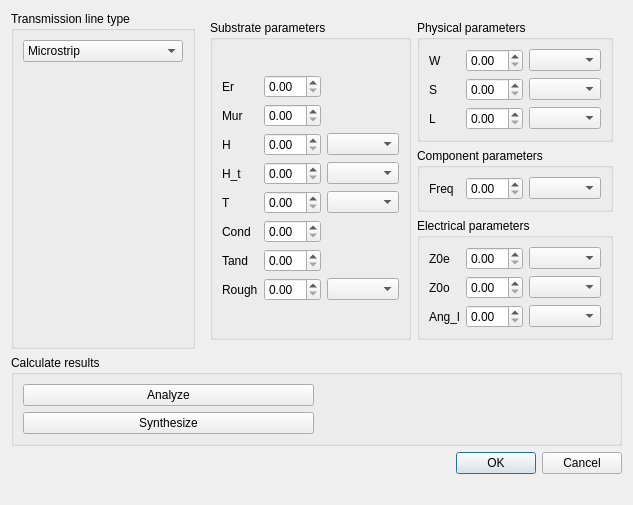
<?xml version="1.0" encoding="UTF-8"?>
<ui version="4.0">
 <class>TransmissionDialog</class>
 <widget class="QDialog" name="TransmissionDialog">
  <property name="geometry">
   <rect>
    <x>0</x>
    <y>0</y>
    <width>612</width>
    <height>458</height>
   </rect>
  </property>
  <property name="windowTitle">
   <string>Transmission Line Calculation</string>
  </property>
  <layout class="QVBoxLayout" name="verticalLayout_7">
   <item>
    <layout class="QHBoxLayout" name="horizontalLayout">
     <item>
      <widget class="QGroupBox" name="groupType">
       <property name="title">
        <string>Transmission line type</string>
       </property>
       <layout class="QVBoxLayout" name="verticalLayout">
        <item>
         <widget class="QComboBox" name="comboType">
          <item>
           <property name="text">
            <string>Microstrip</string>
           </property>
          </item>
          <item>
           <property name="text">
            <string>Rectangular waveguide</string>
           </property>
          </item>
          <item>
           <property name="text">
            <string>Coaxial line</string>
           </property>
          </item>
          <item>
           <property name="text">
            <string>Coupled microstrip</string>
           </property>
          </item>
         </widget>
        </item>
        <item>
         <widget class="QLabel" name="pixType">
          <property name="text">
           <string/>
          </property>
         </widget>
        </item>
       </layout>
      </widget>
     </item>
     <item>
      <widget class="QStackedWidget" name="stackedWidget">
       <property name="currentIndex">
        <number>3</number>
       </property>
       <widget class="QWidget" name="pageMicrostrip">
        <layout class="QHBoxLayout" name="horizontalLayout_3">
         <item>
          <widget class="QGroupBox" name="groupSubstrate">
           <property name="title">
            <string>Substrate parameters</string>
           </property>
           <layout class="QVBoxLayout" name="verticalLayout_3">
            <item>
             <layout class="QGridLayout" name="gridLayout">
              <item row="0" column="1">
               <widget class="QDoubleSpinBox" name="doubleSpinBox"/>
              </item>
              <item row="7" column="1">
               <widget class="QDoubleSpinBox" name="doubleSpinBox_3"/>
              </item>
              <item row="4" column="1">
               <widget class="QDoubleSpinBox" name="doubleSpinBox_4"/>
              </item>
              <item row="1" column="1">
               <widget class="QDoubleSpinBox" name="doubleSpinBox_8"/>
              </item>
              <item row="2" column="1">
               <widget class="QDoubleSpinBox" name="doubleSpinBox_2"/>
              </item>
              <item row="3" column="1">
               <widget class="QDoubleSpinBox" name="doubleSpinBox_7"/>
              </item>
              <item row="5" column="1">
               <widget class="QDoubleSpinBox" name="doubleSpinBox_6"/>
              </item>
              <item row="6" column="1">
               <widget class="QDoubleSpinBox" name="doubleSpinBox_5"/>
              </item>
              <item row="2" column="2">
               <widget class="QComboBox" name="comboBox_2"/>
              </item>
              <item row="3" column="2">
               <widget class="QComboBox" name="comboBox_3"/>
              </item>
              <item row="4" column="2">
               <widget class="QComboBox" name="comboBox_4"/>
              </item>
              <item row="7" column="2">
               <widget class="QComboBox" name="comboBox_5"/>
              </item>
              <item row="1" column="0">
               <widget class="QLabel" name="label_5">
                <property name="text">
                 <string>Mur</string>
                </property>
               </widget>
              </item>
              <item row="0" column="0">
               <widget class="QLabel" name="label_6">
                <property name="text">
                 <string>Er</string>
                </property>
               </widget>
              </item>
              <item row="2" column="0">
               <widget class="QLabel" name="label_7">
                <property name="text">
                 <string>H</string>
                </property>
               </widget>
              </item>
              <item row="3" column="0">
               <widget class="QLabel" name="label_8">
                <property name="text">
                 <string>H_t</string>
                </property>
               </widget>
              </item>
              <item row="4" column="0">
               <widget class="QLabel" name="label_9">
                <property name="text">
                 <string>T</string>
                </property>
               </widget>
              </item>
              <item row="5" column="0">
               <widget class="QLabel" name="label_10">
                <property name="text">
                 <string>Cond</string>
                </property>
               </widget>
              </item>
              <item row="6" column="0">
               <widget class="QLabel" name="label_11">
                <property name="text">
                 <string>Tand</string>
                </property>
               </widget>
              </item>
              <item row="7" column="0">
               <widget class="QLabel" name="label_12">
                <property name="text">
                 <string>Rough</string>
                </property>
               </widget>
              </item>
             </layout>
            </item>
           </layout>
          </widget>
         </item>
         <item>
          <layout class="QVBoxLayout" name="verticalLayout_6">
           <item>
            <widget class="QGroupBox" name="groupPhysical">
             <property name="title">
              <string>Physical parameters</string>
             </property>
             <layout class="QVBoxLayout" name="verticalLayout_4">
              <item>
               <layout class="QGridLayout" name="gridLayout_3">
                <item row="0" column="1">
                 <widget class="QDoubleSpinBox" name="doubleSpinBox_13"/>
                </item>
                <item row="1" column="1">
                 <widget class="QDoubleSpinBox" name="doubleSpinBox_12"/>
                </item>
                <item row="0" column="0">
                 <widget class="QLabel" name="label_13">
                  <property name="text">
                   <string>W</string>
                  </property>
                 </widget>
                </item>
                <item row="1" column="0">
                 <widget class="QLabel" name="label_15">
                  <property name="text">
                   <string>L</string>
                  </property>
                 </widget>
                </item>
                <item row="0" column="2">
                 <widget class="QComboBox" name="comboBox_6"/>
                </item>
                <item row="1" column="2">
                 <widget class="QComboBox" name="comboBox_8"/>
                </item>
               </layout>
              </item>
             </layout>
            </widget>
           </item>
           <item>
            <widget class="QGroupBox" name="groupComponent">
             <property name="title">
              <string>Component parameters</string>
             </property>
             <layout class="QVBoxLayout" name="verticalLayout_5">
              <item>
               <layout class="QGridLayout" name="gridLayout_4">
                <item row="0" column="1">
                 <widget class="QDoubleSpinBox" name="doubleSpinBox_10"/>
                </item>
                <item row="0" column="0">
                 <widget class="QLabel" name="label_16">
                  <property name="text">
                   <string>Freq</string>
                  </property>
                 </widget>
                </item>
                <item row="0" column="2">
                 <widget class="QComboBox" name="comboBox_9"/>
                </item>
               </layout>
              </item>
             </layout>
            </widget>
           </item>
           <item>
            <widget class="QGroupBox" name="groupElectrical">
             <property name="title">
              <string>Electrical parameters</string>
             </property>
             <layout class="QVBoxLayout" name="verticalLayout_2">
              <item>
               <layout class="QGridLayout" name="gridLayout_2">
                <item row="1" column="1">
                 <widget class="QDoubleSpinBox" name="doubleSpinBox_14"/>
                </item>
                <item row="0" column="1">
                 <widget class="QDoubleSpinBox" name="doubleSpinBox_9"/>
                </item>
                <item row="1" column="0">
                 <widget class="QLabel" name="label_18">
                  <property name="text">
                   <string>Ang_l</string>
                  </property>
                 </widget>
                </item>
                <item row="0" column="0">
                 <widget class="QLabel" name="label_17">
                  <property name="text">
                   <string>Z0</string>
                  </property>
                 </widget>
                </item>
                <item row="0" column="2">
                 <widget class="QComboBox" name="comboBox_11"/>
                </item>
                <item row="1" column="2">
                 <widget class="QComboBox" name="comboBox_10"/>
                </item>
               </layout>
              </item>
             </layout>
            </widget>
           </item>
          </layout>
         </item>
        </layout>
       </widget>
       <widget class="QWidget" name="pageRectangular">
        <layout class="QHBoxLayout" name="horizontalLayout_4">
         <item>
          <widget class="QGroupBox" name="groupSubstrate_2">
           <property name="title">
            <string>Substrate parameters</string>
           </property>
           <layout class="QVBoxLayout" name="verticalLayout_9">
            <item>
             <layout class="QGridLayout" name="gridLayout_5">
              <item row="0" column="1">
               <widget class="QDoubleSpinBox" name="doubleSpinBox_15"/>
              </item>
              <item row="4" column="1">
               <widget class="QDoubleSpinBox" name="doubleSpinBox_16"/>
              </item>
              <item row="1" column="1">
               <widget class="QDoubleSpinBox" name="doubleSpinBox_18"/>
              </item>
              <item row="2" column="1">
               <widget class="QDoubleSpinBox" name="doubleSpinBox_21"/>
              </item>
              <item row="3" column="1">
               <widget class="QDoubleSpinBox" name="doubleSpinBox_22"/>
              </item>
              <item row="4" column="2">
               <widget class="QComboBox" name="comboBox_15"/>
              </item>
              <item row="1" column="0">
               <widget class="QLabel" name="label_19">
                <property name="text">
                 <string>Mur</string>
                </property>
               </widget>
              </item>
              <item row="0" column="0">
               <widget class="QLabel" name="label_20">
                <property name="text">
                 <string>Er</string>
                </property>
               </widget>
              </item>
              <item row="2" column="0">
               <widget class="QLabel" name="label_24">
                <property name="text">
                 <string>Cond</string>
                </property>
               </widget>
              </item>
              <item row="3" column="0">
               <widget class="QLabel" name="label_25">
                <property name="text">
                 <string>Tand</string>
                </property>
               </widget>
              </item>
              <item row="4" column="0">
               <widget class="QLabel" name="label_26">
                <property name="text">
                 <string>TanM</string>
                </property>
               </widget>
              </item>
             </layout>
            </item>
           </layout>
          </widget>
         </item>
         <item>
          <layout class="QVBoxLayout" name="verticalLayout_10">
           <item>
            <widget class="QGroupBox" name="groupPhysical_2">
             <property name="title">
              <string>Physical parameters</string>
             </property>
             <layout class="QVBoxLayout" name="verticalLayout_11">
              <item>
               <layout class="QGridLayout" name="gridLayout_6">
                <item row="0" column="1">
                 <widget class="QDoubleSpinBox" name="doubleSpinBox_23"/>
                </item>
                <item row="1" column="1">
                 <widget class="QDoubleSpinBox" name="doubleSpinBox_24"/>
                </item>
                <item row="2" column="1">
                 <widget class="QDoubleSpinBox" name="doubleSpinBox_25"/>
                </item>
                <item row="0" column="0">
                 <widget class="QLabel" name="label_27">
                  <property name="text">
                   <string>a</string>
                  </property>
                 </widget>
                </item>
                <item row="1" column="0">
                 <widget class="QLabel" name="label_28">
                  <property name="text">
                   <string>b</string>
                  </property>
                 </widget>
                </item>
                <item row="2" column="0">
                 <widget class="QLabel" name="label_29">
                  <property name="text">
                   <string>L</string>
                  </property>
                 </widget>
                </item>
                <item row="0" column="2">
                 <widget class="QComboBox" name="comboBox_16"/>
                </item>
                <item row="1" column="2">
                 <widget class="QComboBox" name="comboBox_17"/>
                </item>
                <item row="2" column="2">
                 <widget class="QComboBox" name="comboBox_18"/>
                </item>
               </layout>
              </item>
             </layout>
            </widget>
           </item>
           <item>
            <widget class="QGroupBox" name="groupComponent_2">
             <property name="title">
              <string>Component parameters</string>
             </property>
             <layout class="QVBoxLayout" name="verticalLayout_12">
              <item>
               <layout class="QGridLayout" name="gridLayout_7">
                <item row="0" column="1">
                 <widget class="QDoubleSpinBox" name="doubleSpinBox_26"/>
                </item>
                <item row="0" column="0">
                 <widget class="QLabel" name="label_30">
                  <property name="text">
                   <string>Freq</string>
                  </property>
                 </widget>
                </item>
                <item row="0" column="2">
                 <widget class="QComboBox" name="comboBox_19"/>
                </item>
               </layout>
              </item>
             </layout>
            </widget>
           </item>
           <item>
            <widget class="QGroupBox" name="groupElectrical_2">
             <property name="title">
              <string>Electrical parameters</string>
             </property>
             <layout class="QVBoxLayout" name="verticalLayout_13">
              <item>
               <layout class="QGridLayout" name="gridLayout_8">
                <item row="1" column="1">
                 <widget class="QDoubleSpinBox" name="doubleSpinBox_27"/>
                </item>
                <item row="0" column="1">
                 <widget class="QDoubleSpinBox" name="doubleSpinBox_28"/>
                </item>
                <item row="1" column="0">
                 <widget class="QLabel" name="label_31">
                  <property name="text">
                   <string>Ang_l</string>
                  </property>
                 </widget>
                </item>
                <item row="0" column="0">
                 <widget class="QLabel" name="label_32">
                  <property name="text">
                   <string>Z0</string>
                  </property>
                 </widget>
                </item>
                <item row="0" column="2">
                 <widget class="QComboBox" name="comboBox_20"/>
                </item>
                <item row="1" column="2">
                 <widget class="QComboBox" name="comboBox_21"/>
                </item>
               </layout>
              </item>
             </layout>
            </widget>
           </item>
          </layout>
         </item>
        </layout>
       </widget>
       <widget class="QWidget" name="pageCoaxial">
        <layout class="QHBoxLayout" name="horizontalLayout_5">
         <item>
          <widget class="QGroupBox" name="groupSubstrate_3">
           <property name="title">
            <string>Substrate parameters</string>
           </property>
           <layout class="QVBoxLayout" name="verticalLayout_22">
            <item>
             <layout class="QGridLayout" name="gridLayout_15">
              <item row="0" column="1">
               <widget class="QDoubleSpinBox" name="doubleSpinBox_41"/>
              </item>
              <item row="3" column="1">
               <widget class="QDoubleSpinBox" name="doubleSpinBox_42"/>
              </item>
              <item row="1" column="1">
               <widget class="QDoubleSpinBox" name="doubleSpinBox_44"/>
              </item>
              <item row="2" column="1">
               <widget class="QDoubleSpinBox" name="doubleSpinBox_48"/>
              </item>
              <item row="1" column="0">
               <widget class="QLabel" name="label_45">
                <property name="text">
                 <string>Mur</string>
                </property>
               </widget>
              </item>
              <item row="0" column="0">
               <widget class="QLabel" name="label_46">
                <property name="text">
                 <string>Er</string>
                </property>
               </widget>
              </item>
              <item row="2" column="0">
               <widget class="QLabel" name="label_51">
                <property name="text">
                 <string>Tand</string>
                </property>
               </widget>
              </item>
              <item row="3" column="0">
               <widget class="QLabel" name="label_52">
                <property name="text">
                 <string>Sigma</string>
                </property>
               </widget>
              </item>
             </layout>
            </item>
           </layout>
          </widget>
         </item>
         <item>
          <layout class="QVBoxLayout" name="verticalLayout_14">
           <item>
            <widget class="QGroupBox" name="groupPhysical_3">
             <property name="title">
              <string>Physical parameters</string>
             </property>
             <layout class="QVBoxLayout" name="verticalLayout_15">
              <item>
               <layout class="QGridLayout" name="gridLayout_9">
                <item row="0" column="1">
                 <widget class="QDoubleSpinBox" name="doubleSpinBox_29"/>
                </item>
                <item row="1" column="1">
                 <widget class="QDoubleSpinBox" name="doubleSpinBox_30"/>
                </item>
                <item row="2" column="1">
                 <widget class="QDoubleSpinBox" name="doubleSpinBox_31"/>
                </item>
                <item row="0" column="0">
                 <widget class="QLabel" name="label_33">
                  <property name="text">
                   <string>din</string>
                  </property>
                 </widget>
                </item>
                <item row="1" column="0">
                 <widget class="QLabel" name="label_34">
                  <property name="text">
                   <string>dout</string>
                  </property>
                 </widget>
                </item>
                <item row="2" column="0">
                 <widget class="QLabel" name="label_35">
                  <property name="text">
                   <string>L</string>
                  </property>
                 </widget>
                </item>
                <item row="0" column="2">
                 <widget class="QComboBox" name="comboBox_22"/>
                </item>
                <item row="1" column="2">
                 <widget class="QComboBox" name="comboBox_23"/>
                </item>
                <item row="2" column="2">
                 <widget class="QComboBox" name="comboBox_24"/>
                </item>
               </layout>
              </item>
             </layout>
            </widget>
           </item>
           <item>
            <widget class="QGroupBox" name="groupComponent_3">
             <property name="title">
              <string>Component parameters</string>
             </property>
             <layout class="QVBoxLayout" name="verticalLayout_16">
              <item>
               <layout class="QGridLayout" name="gridLayout_10">
                <item row="0" column="1">
                 <widget class="QDoubleSpinBox" name="doubleSpinBox_32"/>
                </item>
                <item row="0" column="0">
                 <widget class="QLabel" name="label_36">
                  <property name="text">
                   <string>Freq</string>
                  </property>
                 </widget>
                </item>
                <item row="0" column="2">
                 <widget class="QComboBox" name="comboBox_25"/>
                </item>
               </layout>
              </item>
             </layout>
            </widget>
           </item>
           <item>
            <widget class="QGroupBox" name="groupElectrical_3">
             <property name="title">
              <string>Electrical parameters</string>
             </property>
             <layout class="QVBoxLayout" name="verticalLayout_17">
              <item>
               <layout class="QGridLayout" name="gridLayout_11">
                <item row="1" column="1">
                 <widget class="QDoubleSpinBox" name="doubleSpinBox_33"/>
                </item>
                <item row="0" column="1">
                 <widget class="QDoubleSpinBox" name="doubleSpinBox_34"/>
                </item>
                <item row="1" column="0">
                 <widget class="QLabel" name="label_37">
                  <property name="text">
                   <string>Ang_l</string>
                  </property>
                 </widget>
                </item>
                <item row="0" column="0">
                 <widget class="QLabel" name="label_38">
                  <property name="text">
                   <string>Z0</string>
                  </property>
                 </widget>
                </item>
                <item row="0" column="2">
                 <widget class="QComboBox" name="comboBox_26"/>
                </item>
                <item row="1" column="2">
                 <widget class="QComboBox" name="comboBox_27"/>
                </item>
               </layout>
              </item>
             </layout>
            </widget>
           </item>
          </layout>
         </item>
        </layout>
       </widget>
       <widget class="QWidget" name="pageCoupled">
        <layout class="QHBoxLayout" name="horizontalLayout_6">
         <item>
          <widget class="QGroupBox" name="groupSubstrate_4">
           <property name="title">
            <string>Substrate parameters</string>
           </property>
           <layout class="QVBoxLayout" name="verticalLayout_23">
            <item>
             <layout class="QGridLayout" name="gridLayout_16">
              <item row="0" column="1">
               <widget class="QDoubleSpinBox" name="doubleSpinBox_49"/>
              </item>
              <item row="7" column="1">
               <widget class="QDoubleSpinBox" name="doubleSpinBox_50"/>
              </item>
              <item row="4" column="1">
               <widget class="QDoubleSpinBox" name="doubleSpinBox_51"/>
              </item>
              <item row="1" column="1">
               <widget class="QDoubleSpinBox" name="doubleSpinBox_52"/>
              </item>
              <item row="2" column="1">
               <widget class="QDoubleSpinBox" name="doubleSpinBox_53"/>
              </item>
              <item row="3" column="1">
               <widget class="QDoubleSpinBox" name="doubleSpinBox_54"/>
              </item>
              <item row="5" column="1">
               <widget class="QDoubleSpinBox" name="doubleSpinBox_55"/>
              </item>
              <item row="6" column="1">
               <widget class="QDoubleSpinBox" name="doubleSpinBox_56"/>
              </item>
              <item row="2" column="2">
               <widget class="QComboBox" name="comboBox_38"/>
              </item>
              <item row="3" column="2">
               <widget class="QComboBox" name="comboBox_39"/>
              </item>
              <item row="4" column="2">
               <widget class="QComboBox" name="comboBox_40"/>
              </item>
              <item row="7" column="2">
               <widget class="QComboBox" name="comboBox_41"/>
              </item>
              <item row="1" column="0">
               <widget class="QLabel" name="label_53">
                <property name="text">
                 <string>Mur</string>
                </property>
               </widget>
              </item>
              <item row="0" column="0">
               <widget class="QLabel" name="label_54">
                <property name="text">
                 <string>Er</string>
                </property>
               </widget>
              </item>
              <item row="2" column="0">
               <widget class="QLabel" name="label_55">
                <property name="text">
                 <string>H</string>
                </property>
               </widget>
              </item>
              <item row="3" column="0">
               <widget class="QLabel" name="label_56">
                <property name="text">
                 <string>H_t</string>
                </property>
               </widget>
              </item>
              <item row="4" column="0">
               <widget class="QLabel" name="label_57">
                <property name="text">
                 <string>T</string>
                </property>
               </widget>
              </item>
              <item row="5" column="0">
               <widget class="QLabel" name="label_58">
                <property name="text">
                 <string>Cond</string>
                </property>
               </widget>
              </item>
              <item row="6" column="0">
               <widget class="QLabel" name="label_59">
                <property name="text">
                 <string>Tand</string>
                </property>
               </widget>
              </item>
              <item row="7" column="0">
               <widget class="QLabel" name="label_60">
                <property name="text">
                 <string>Rough</string>
                </property>
               </widget>
              </item>
             </layout>
            </item>
           </layout>
          </widget>
         </item>
         <item>
          <layout class="QVBoxLayout" name="verticalLayout_18">
           <item>
            <widget class="QGroupBox" name="groupPhysical_4">
             <property name="title">
              <string>Physical parameters</string>
             </property>
             <layout class="QVBoxLayout" name="verticalLayout_19">
              <item>
               <layout class="QGridLayout" name="gridLayout_12">
                <item row="0" column="1">
                 <widget class="QDoubleSpinBox" name="doubleSpinBox_35"/>
                </item>
                <item row="1" column="1">
                 <widget class="QDoubleSpinBox" name="doubleSpinBox_36"/>
                </item>
                <item row="2" column="1">
                 <widget class="QDoubleSpinBox" name="doubleSpinBox_37"/>
                </item>
                <item row="0" column="0">
                 <widget class="QLabel" name="label_39">
                  <property name="text">
                   <string>W</string>
                  </property>
                 </widget>
                </item>
                <item row="1" column="0">
                 <widget class="QLabel" name="label_40">
                  <property name="text">
                   <string>S</string>
                  </property>
                 </widget>
                </item>
                <item row="2" column="0">
                 <widget class="QLabel" name="label_41">
                  <property name="text">
                   <string>L</string>
                  </property>
                 </widget>
                </item>
                <item row="0" column="2">
                 <widget class="QComboBox" name="comboBox_28"/>
                </item>
                <item row="1" column="2">
                 <widget class="QComboBox" name="comboBox_29"/>
                </item>
                <item row="2" column="2">
                 <widget class="QComboBox" name="comboBox_30"/>
                </item>
               </layout>
              </item>
             </layout>
            </widget>
           </item>
           <item>
            <widget class="QGroupBox" name="groupComponent_4">
             <property name="title">
              <string>Component parameters</string>
             </property>
             <layout class="QVBoxLayout" name="verticalLayout_20">
              <item>
               <layout class="QGridLayout" name="gridLayout_13">
                <item row="0" column="1">
                 <widget class="QDoubleSpinBox" name="doubleSpinBox_38"/>
                </item>
                <item row="0" column="0">
                 <widget class="QLabel" name="label_42">
                  <property name="text">
                   <string>Freq</string>
                  </property>
                 </widget>
                </item>
                <item row="0" column="2">
                 <widget class="QComboBox" name="comboBox_31"/>
                </item>
               </layout>
              </item>
             </layout>
            </widget>
           </item>
           <item>
            <widget class="QGroupBox" name="groupElectrical_4">
             <property name="title">
              <string>Electrical parameters</string>
             </property>
             <layout class="QVBoxLayout" name="verticalLayout_21">
              <item>
               <layout class="QGridLayout" name="gridLayout_14">
                <item row="2" column="1">
                 <widget class="QDoubleSpinBox" name="doubleSpinBox_39"/>
                </item>
                <item row="0" column="1">
                 <widget class="QDoubleSpinBox" name="doubleSpinBox_40"/>
                </item>
                <item row="2" column="0">
                 <widget class="QLabel" name="label_43">
                  <property name="text">
                   <string>Ang_l</string>
                  </property>
                 </widget>
                </item>
                <item row="0" column="0">
                 <widget class="QLabel" name="label_44">
                  <property name="text">
                   <string>Z0e</string>
                  </property>
                 </widget>
                </item>
                <item row="0" column="2">
                 <widget class="QComboBox" name="comboBox_32"/>
                </item>
                <item row="2" column="2">
                 <widget class="QComboBox" name="comboBox_33"/>
                </item>
                <item row="1" column="0">
                 <widget class="QLabel" name="label">
                  <property name="text">
                   <string>Z0o</string>
                  </property>
                 </widget>
                </item>
                <item row="1" column="1">
                 <widget class="QDoubleSpinBox" name="doubleSpinBox_11"/>
                </item>
                <item row="1" column="2">
                 <widget class="QComboBox" name="comboBox"/>
                </item>
               </layout>
              </item>
             </layout>
            </widget>
           </item>
          </layout>
         </item>
        </layout>
       </widget>
      </widget>
     </item>
    </layout>
   </item>
   <item>
    <widget class="QGroupBox" name="groupResults">
     <property name="title">
      <string>Calculate results</string>
     </property>
     <layout class="QHBoxLayout" name="horizontalLayout_2">
      <item>
       <layout class="QVBoxLayout" name="verticalLayout_8">
        <item>
         <widget class="QPushButton" name="btnAnalyze">
          <property name="sizePolicy">
           <sizepolicy hsizetype="Minimum" vsizetype="Fixed">
            <horstretch>0</horstretch>
            <verstretch>0</verstretch>
           </sizepolicy>
          </property>
          <property name="text">
           <string>Analyze</string>
          </property>
         </widget>
        </item>
        <item>
         <widget class="QPushButton" name="btnSynthesize">
          <property name="sizePolicy">
           <sizepolicy hsizetype="Minimum" vsizetype="Fixed">
            <horstretch>0</horstretch>
            <verstretch>0</verstretch>
           </sizepolicy>
          </property>
          <property name="text">
           <string>Synthesize</string>
          </property>
         </widget>
        </item>
       </layout>
      </item>
      <item>
       <widget class="QLabel" name="labelResults">
        <property name="sizePolicy">
         <sizepolicy hsizetype="Preferred" vsizetype="Preferred">
          <horstretch>0</horstretch>
          <verstretch>0</verstretch>
         </sizepolicy>
        </property>
        <property name="text">
         <string/>
        </property>
       </widget>
      </item>
     </layout>
    </widget>
   </item>
   <item>
    <widget class="QDialogButtonBox" name="buttonBox">
     <property name="orientation">
      <enum>Qt::Horizontal</enum>
     </property>
     <property name="standardButtons">
      <set>QDialogButtonBox::Cancel|QDialogButtonBox::Ok</set>
     </property>
    </widget>
   </item>
   <item>
    <widget class="QLabel" name="statusBar">
     <property name="text">
      <string/>
     </property>
    </widget>
   </item>
  </layout>
 </widget>
 <resources/>
 <connections>
  <connection>
   <sender>buttonBox</sender>
   <signal>accepted()</signal>
   <receiver>TransmissionDialog</receiver>
   <slot>accept()</slot>
   <hints>
    <hint type="sourcelabel">
     <x>248</x>
     <y>254</y>
    </hint>
    <hint type="destinationlabel">
     <x>157</x>
     <y>274</y>
    </hint>
   </hints>
  </connection>
  <connection>
   <sender>buttonBox</sender>
   <signal>rejected()</signal>
   <receiver>TransmissionDialog</receiver>
   <slot>reject()</slot>
   <hints>
    <hint type="sourcelabel">
     <x>316</x>
     <y>260</y>
    </hint>
    <hint type="destinationlabel">
     <x>286</x>
     <y>274</y>
    </hint>
   </hints>
  </connection>
 </connections>
</ui>
